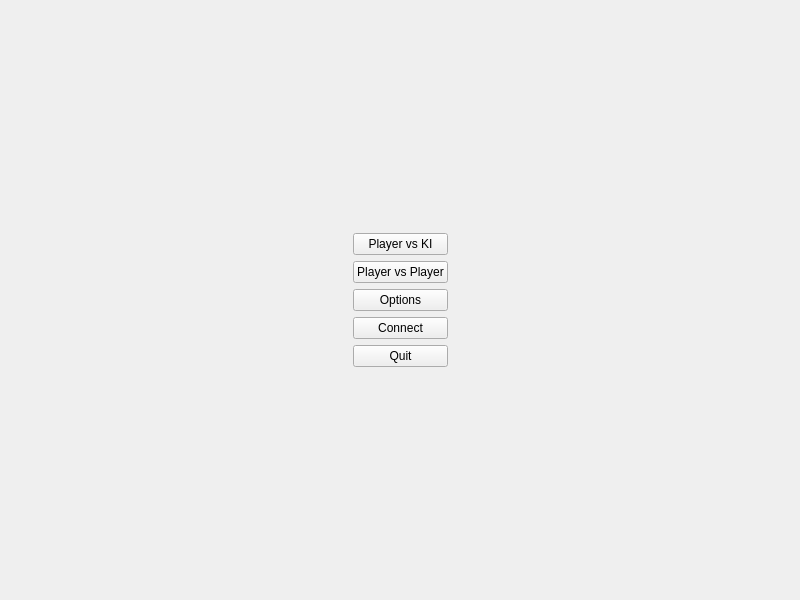
<?xml version="1.0" encoding="UTF-8"?>
<ui version="4.0">
 <class>StartMenu</class>
 <widget class="QWidget" name="StartMenu">
  <property name="geometry">
   <rect>
    <x>0</x>
    <y>0</y>
    <width>800</width>
    <height>600</height>
   </rect>
  </property>
  <property name="windowTitle">
   <string>Form</string>
  </property>
  <layout class="QGridLayout" name="gridLayout">
   <item row="1" column="2">
    <spacer name="horizontalSpacer_2">
     <property name="orientation">
      <enum>Qt::Horizontal</enum>
     </property>
     <property name="sizeHint" stdset="0">
      <size>
       <width>305</width>
       <height>20</height>
      </size>
     </property>
    </spacer>
   </item>
   <item row="2" column="1">
    <spacer name="verticalSpacer_2">
     <property name="orientation">
      <enum>Qt::Vertical</enum>
     </property>
     <property name="sizeHint" stdset="0">
      <size>
       <width>20</width>
       <height>191</height>
      </size>
     </property>
    </spacer>
   </item>
   <item row="0" column="1">
    <spacer name="verticalSpacer">
     <property name="orientation">
      <enum>Qt::Vertical</enum>
     </property>
     <property name="sizeHint" stdset="0">
      <size>
       <width>20</width>
       <height>191</height>
      </size>
     </property>
    </spacer>
   </item>
   <item row="1" column="1">
    <layout class="QVBoxLayout" name="verticalLayout">
     <item>
      <widget class="QPushButton" name="pushButton">
       <property name="text">
        <string>Player vs KI</string>
       </property>
       <property name="autoDefault">
        <bool>true</bool>
       </property>
      </widget>
     </item>
     <item>
      <widget class="QPushButton" name="pushButton_5">
       <property name="text">
        <string>Player vs Player</string>
       </property>
       <property name="autoDefault">
        <bool>true</bool>
       </property>
      </widget>
     </item>
     <item>
      <widget class="QPushButton" name="pushButton_2">
       <property name="text">
        <string>Options</string>
       </property>
      </widget>
     </item>
     <item>
      <widget class="QPushButton" name="pushButton_4">
       <property name="text">
        <string>Connect</string>
       </property>
      </widget>
     </item>
     <item>
      <widget class="QPushButton" name="pushButton_3">
       <property name="text">
        <string>Quit</string>
       </property>
       <property name="autoDefault">
        <bool>true</bool>
       </property>
      </widget>
     </item>
    </layout>
   </item>
   <item row="1" column="0">
    <spacer name="horizontalSpacer">
     <property name="orientation">
      <enum>Qt::Horizontal</enum>
     </property>
     <property name="sizeHint" stdset="0">
      <size>
       <width>305</width>
       <height>20</height>
      </size>
     </property>
    </spacer>
   </item>
  </layout>
 </widget>
 <tabstops>
  <tabstop>pushButton</tabstop>
  <tabstop>pushButton_5</tabstop>
  <tabstop>pushButton_2</tabstop>
  <tabstop>pushButton_4</tabstop>
  <tabstop>pushButton_3</tabstop>
 </tabstops>
 <resources/>
 <connections/>
</ui>
